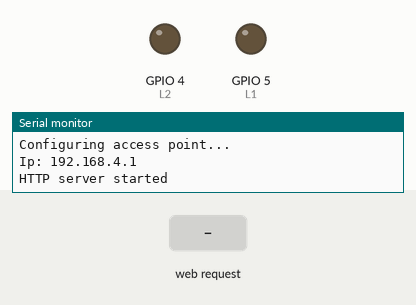
The sketch below on a simulated ESP8266 (NodeMCU). Shown: output pins drawn as LEDs (lit = HIGH), the last lines printed to the serial monitor. The inputs (shaded band) are chosen by the test bench. Pins used as bus, display or sensor lines are not drawn.

Above: at 2.2 s.
2.3 s: HTTP request GET /left received
At 3.5 s:
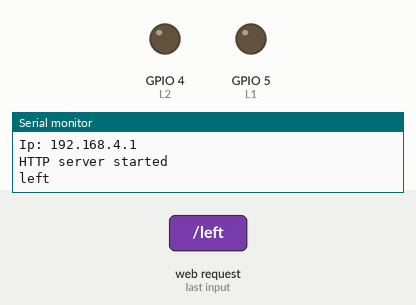
3.8 s: HTTP request GET /right received
At 4.9 s:
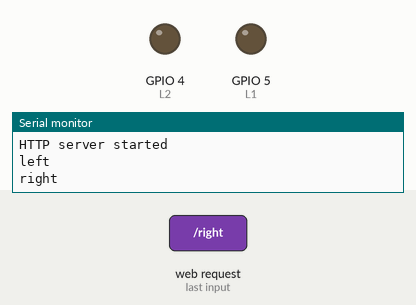
Timing chart, 0 to 6.8 s (numbered marks = the images above; inputs shaded):
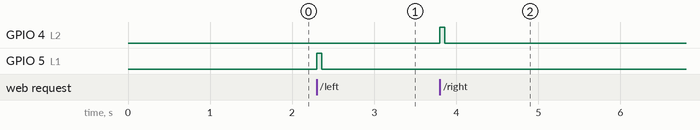

The sketch:

CAR.ino
```cpp
#include <Arduino.h>

#include <ESP8266WiFi.h>
#include <WiFiClient.h>
#include <ESP8266WebServer.h>

#include <L298N.h>

const char *ssid = "debarba-robot";
const char *password = "qwert12345";

ESP8266WebServer server(80);

int L1 = 5;
int L2 = 4;
int R1 = 0;
int R2 = 2;

int MOVEMENT_DELAY = 100;
int MOVEMENT_LEFT_RIGHT_DELAY = 60;

void handleHttpRoot()
{
    Serial.println("Client connected");
    server.send(200, "text/html", "You are connected!");
}

void right()
{
    Serial.println("right");
    server.send(200, "text/html", "right");

    digitalWrite(R1, HIGH);
    digitalWrite(R2, LOW);
    digitalWrite(L1, LOW);
    digitalWrite(L2, HIGH);

    delay(MOVEMENT_LEFT_RIGHT_DELAY);

    digitalWrite(R1, LOW);
    digitalWrite(R2, LOW);
    digitalWrite(L1, LOW);
    digitalWrite(L2, LOW);
}

void left()
{
    Serial.println("left");
    server.send(200, "text/html", "left");

    digitalWrite(R1, LOW);
    digitalWrite(R2, HIGH);
    digitalWrite(L1, HIGH);
    digitalWrite(L2, LOW);

    delay(MOVEMENT_LEFT_RIGHT_DELAY);

    digitalWrite(R1, LOW);
    digitalWrite(R2, LOW);
    digitalWrite(L1, LOW);
    digitalWrite(L2, LOW);
}

void front()
{
    Serial.println("front");
    server.send(200, "text/html", "front");

    digitalWrite(R1, LOW);
    digitalWrite(R2, HIGH);
    digitalWrite(L1, LOW);
    digitalWrite(L2, HIGH);

    delay(MOVEMENT_DELAY);

    digitalWrite(R1, LOW);
    digitalWrite(R2, LOW);
    digitalWrite(L1, LOW);
    digitalWrite(L2, LOW);
}

void back()
{
    Serial.println("back");
    server.send(200, "text/html", "back");

    digitalWrite(R1, HIGH);
    digitalWrite(R2, LOW);
    digitalWrite(L1, HIGH);
    digitalWrite(L2, LOW);

    delay(MOVEMENT_DELAY);

    digitalWrite(R1, LOW);
    digitalWrite(R2, LOW);
    digitalWrite(L1, LOW);
    digitalWrite(L2, LOW);
}

void setup()
{
    delay(1000);

    Serial.begin(115200);
    Serial.println();

    Serial.println("Configuring access point...");

    WiFi.softAP(ssid, password);
    IPAddress myIP = WiFi.softAPIP();
    Serial.println("Ip: " + myIP.toString());

    server.on("/", handleHttpRoot);
    server.on("/left", left);
    server.on("/right", right);
    server.on("/front", front);
    server.on("/back", back);

    server.begin();
    Serial.println("HTTP server started");

    pinMode(R1, OUTPUT);
    pinMode(R2, OUTPUT);
    pinMode(L1, OUTPUT);
    pinMode(L2, OUTPUT);
}

void loop()
{
    server.handleClient();
}
```

Measured:
- after the input at 2.3 s, GPIO 5 (L1): LOW → HIGH at once, → LOW 0.06 s later
- after the input at 3.8 s, GPIO 4 (L2): LOW → HIGH at once, → LOW 0.06 s later
